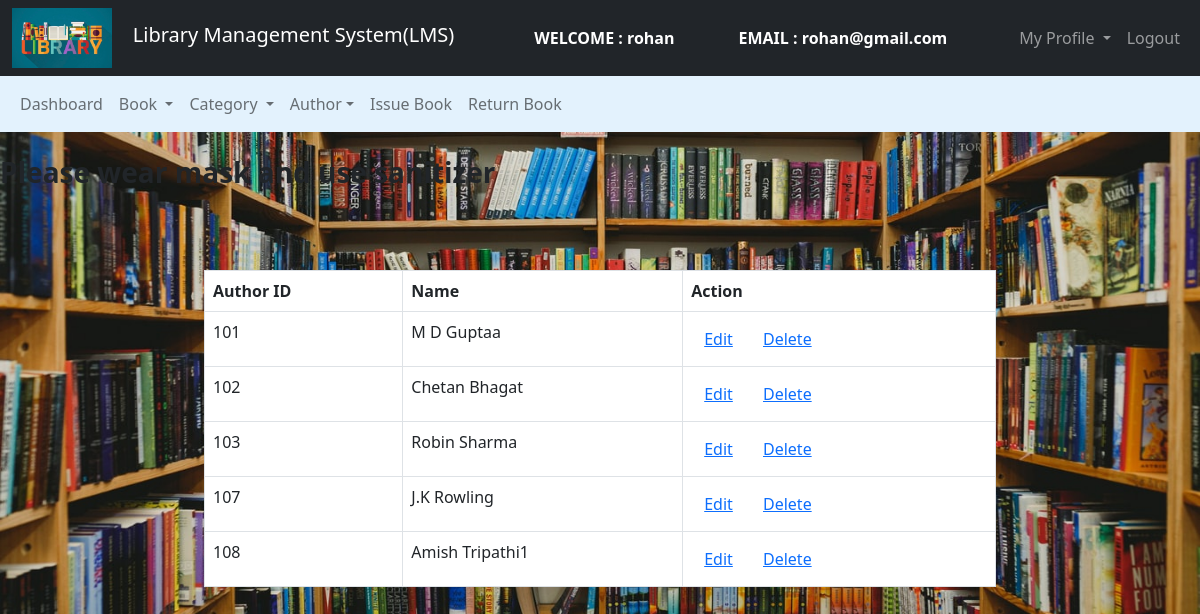
The app's page /Admin/Author/manage_author.php (signed in) with its own data.
### tables this page shows
CREATE TABLE `authors` (
  `author_id` int(11) NOT NULL,
  `author_name` varchar(250) NOT NULL
);

### Admin/Author/manage_author.php (the view, shortened to what this page needs)
<!DOCTYPE html>
<html>
<head>
    <link href="https://cdn.jsdelivr.net/npm/bootstrap@5.0.0-beta2/dist/css/bootstrap.min.css" rel="stylesheet">
</head>
<body>
    <nav class="navbar navbar-expand-lg navbar-dark bg-dark">
        <div class="container-fluid">
            <div class="navbar-header">
                <img src="../images/abc1.jpeg" width="100" height="60"> &nbsp &nbsp
                <a class="navbar-brand" href="../admin_dashboard.php">Library Management System(LMS)</a>
            </div>
            <font style="color: white">
                <span>
                    <strong>
                        WELCOME : <?php echo $_SESSION['name']; ?></strong>
                </span>
            </font>
            <font style="color: white">
                <span>
                    <strong>
                        EMAIL : <?php echo $_SESSION['email']; ?></strong>
                </span>
            </font>
            <ul class="nav navbar-nav navbar-right">
                <li class="nav-item dropdown">
                    <a class="nav-link dropdown-toggle" data-toggle="dropdown">
                        My Profile
                    </a>
                </li>
                <li class="nav-item"><a class="nav-link" href="../../logout.php">
                        Logout
                    </a></li>
            </ul>
        </div>
    </nav>
    <nav class="navbar navbar-expand-lg navbar-light" style="background-color: #e3f2fd">
        <div class="container-fluid">
            <ul class="nav navbar-nav navbar-center">
                <li class="nav-item">
                    <a href="../admin_dashboard.php" class="nav-link">
                        Dashboard
                    </a>
                </li>
                <li class="nav-item dropdown ">
                    <a class="nav-link dropdown-toggle" data-toggle="dropdown"> Book
                    </a>
                </li>
                <li class="nav-item dropdown ">
                    <a class="nav-link dropdown-toggle" data-toggle="dropdown"> Category </a>
                </li>
                <li class="nav-item dropdown ">
                    <a class="nav-link dropdown-toggle" data-toggle="dropdown"> Author</a>
                </li>
                <li class="nav-item">
                    <a href="../Book/issue_book.php" class="nav-link">
                        Issue Book</a>
                </li>
                <li class="nav-item">
                    <a href="../Book/return_book.php" class="nav-link">
                        Return Book</a>
                </li>
            </ul>
        </div>
    </nav>
    <br>
    <?php include '../../header.php'; ?><br><br>
    <div class="row">
        <div class="col-md-2"></div>
        <div class="col-md-8">
            <table class="table table-bordered table-hover">
                <thead>
                    <tr>
                        <th>Author ID</th>
                        <th>Name</th>
                        <th>Action</th>
                    </tr>
                </thead>
                <?php
                $connection = mysqli_connect("localhost", "root", "");
                $query = "select * from authors";
                $query_run = mysqli_query($connection, $query);
                while ($row = mysqli_fetch_assoc($query_run)) {
                ?>
                    <tr>
                        <td><?php echo $row['author_id']; ?></td>
                        <td><?php echo $row['author_name']; ?></td>
                        <td>
                            <button class="btn" name=""><a href="edit_author.php?aid=<?php echo $row['author_id']; ?>">Edit</a></button>
                            <button class="btn" name=""><a href="delete_author.php?aid=<?php echo $row['author_id']; ?>">Delete</a></button>
                        </td>
                    </tr>
                <?php
                }
                ?>
            </table>
        </div>
        <div class="col-md-2"></div>
    </div>
</body>
</html>

### Admin/Author/manage_author.php (style rules this page uses)
body { background-image: url("../images/manage_pic2.jpg"); background-repeat: no-repeat; background-size: 100% 750px; background-color: #cccccc; }
table { width: 100%; border: #000000; background-color: white; }
table { border-collapse: collapse; width: 100%; }
th, td { padding: 15px; }
.col-md-8 { overflow-x: auto; height: 400px; }

### records on screen
authors: author_id "101", author_name "M D Guptaa"
authors: author_id "102", author_name "Chetan Bhagat"
authors: author_id "103", author_name "Robin Sharma"
authors: author_id "107", author_name "J.K Rowling"
authors: author_id "108", author_name "Amish Tripathi1"

### other values on screen
$_SESSION['name'] "rohan"
$_SESSION['email'] "rohan@gmail.com"
